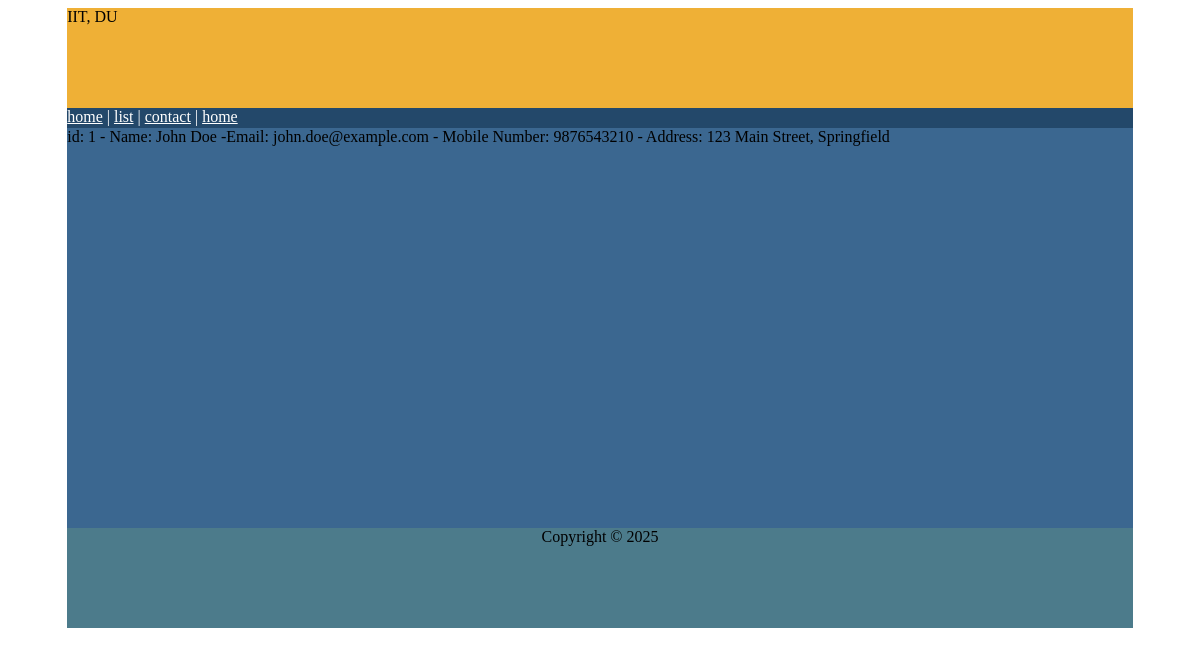
The app's page /labtask/details.php?id=1 with its own data.
### tables this page shows
CREATE TABLE `user` (
  `id` int(11) NOT NULL,
  `firstname` varchar(100) NOT NULL,
  `lastname` varchar(100) NOT NULL,
  `email` varchar(100) NOT NULL,
  `mobile` varchar(15) NOT NULL,
  `address` varchar(100) NOT NULL
);

### labtask/details.php (the view, shortened to what this page needs)
<?php
require("db_config.php");
include("header.php");
include("menu.php");
?>
<div id="main_content">
<?php
$conn = new mysqli($servername, $username, $password, $dbName);
$sql = "select * from `user` where id = " . $_GET["id"];
if ($result = $conn->query($sql)) {
}
if ($result->num_rows > 0) {
    while($row = $result->fetch_assoc()) {
      echo "id: " . $row["id"]. " - Name: " . $row["firstname"]. " " . $row["lastname"]. " -Email: ". $row["email"]. " - Mobile Number: " . $row["mobile"]. " - Address: " . $row["address"]. " <br>";
    }
} else {
echo "0 results";
}
?>
</div>
<?php
include("footer.php");
?>

### labtask/header.php (style rules this page uses)
body { min-height:550px; }
#main_content { height:400px; background-color:#3B6790; }

### records on screen
user: id "1", firstname "John", lastname "Doe", email "john.doe@example.com", mobile "9876543210", address "123 Main Street, Springfield"
